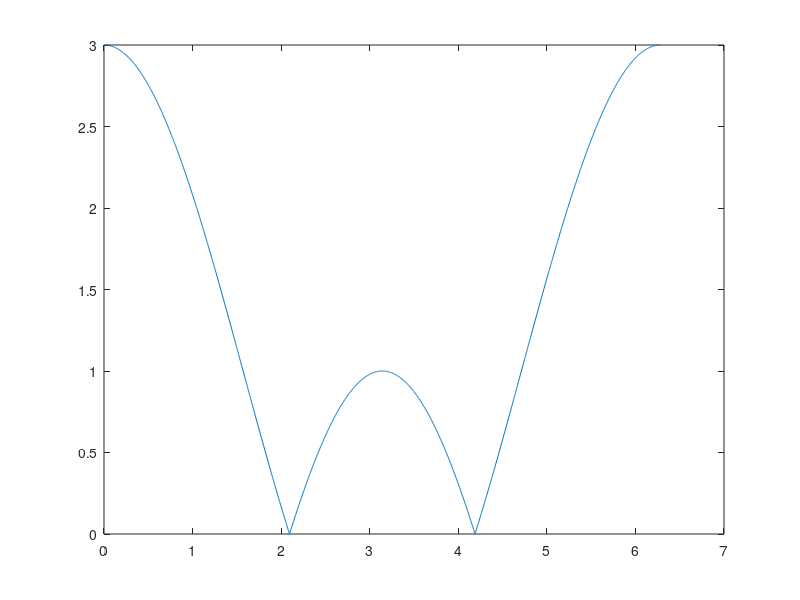
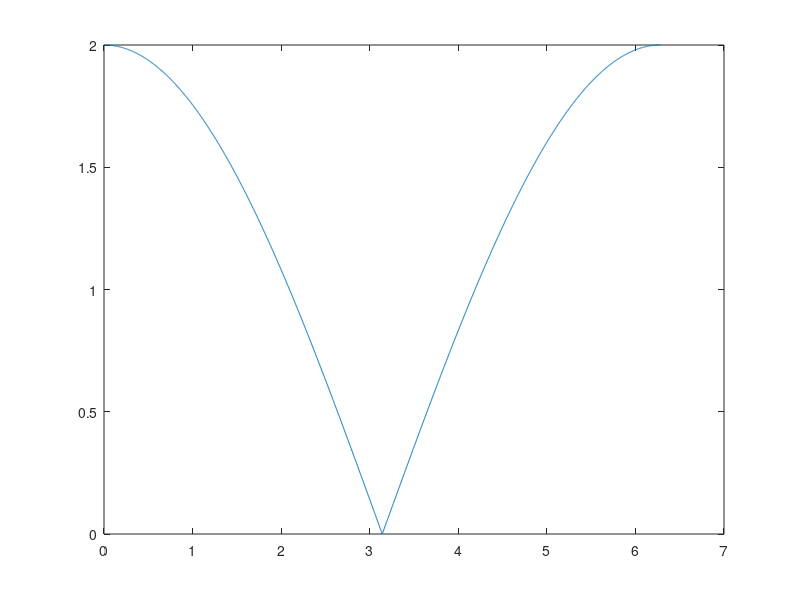

Reproduce these figures in MATLAB, in order.
b1=[1 1 1];
b2=[1 1];
[H1,w1]=freqz(b1,1,2000,'whole');
[H2,w2]=freqz(b2,1,2000,'whole');
figure(1);
plot(w1,abs(H1));
figure(2);
plot(w2,abs(H2));